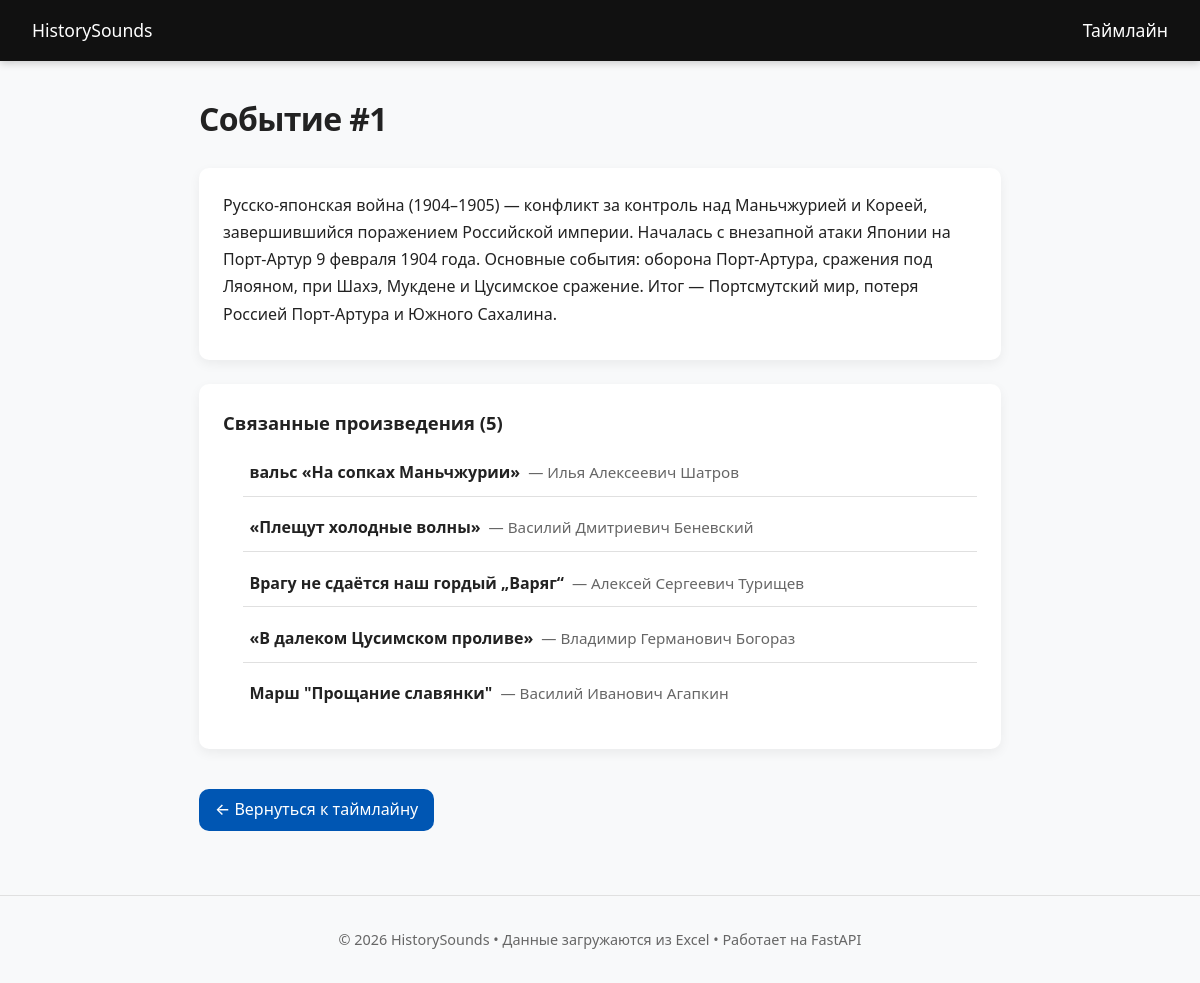
Screenshot of /event/1 with the database file from the repository.
### models/events.py (models this page shows)
class Event(Base):
    __tablename__ = "events"
    id = Column(Integer, primary_key=True, index=True, autoincrement=True)
    title = Column(String, nullable=True)
    description = Column(String, nullable=False)
    excel_id = Column(String, index=True)
    songs = relationship("Song", secondary=song_event, back_populates="events")

### models/songs.py (models this page shows)
class Song(Base):
    __tablename__ = "songs"
    id = Column(Integer, primary_key=True, index=True, autoincrement=True)
    name = Column(String, nullable=False)
    composer = Column(String, nullable=False)
    description = Column(Text, nullable=True)
    events = relationship("Event", secondary=song_event, back_populates="songs")

### app.py (the view)
@app.get("/event/{event_id}", response_class=HTMLResponse)
async def event_page(request: Request, event_id: int, db: Session = Depends(get_db)):
    event = db.query(Event).filter(Event.id == event_id).first()
    if not event:
        raise HTTPException(status_code=404, detail="Event not found")
    return templates.TemplateResponse(request, "event.html", {"event": event})

### templates/event.html (shortened to what this page needs)
{% extends "base.html" %}
{% block content %}
<article class="event-page">
  <div class="page-header">
    <h1>Событие #{{ event.id }}</h1>
  </div>
  <div class="card">
    <p>{{ event.description }}</p>
  </div>
  {% if event.songs %}
  <div class="card">
    <h3>Связанные произведения ({{ event.songs|length }})</h3>
    <ul class="song-list">
{% for song in event.songs %}
  <li>
    <a href="/song/{{ song.name | e }}" class="song-link">
      <span class="song-title">{{ song.name }}</span>
      <span class="song-composer">
        {% if song.composer and song.composer|lower not in ['nan','none','','?','—','-'] %}
          — {{ song.composer }}
        {% else %}
          — <em>Автор неизвестен</em>
        {% endif %}
      </span>
    </a>
  </li>
{% endfor %}
</ul>
  </div>
  {% else %}
  <div class="card">
    <p style="color:var(--text-muted); font-style:italic;">Нет связанных музыкальных произведений.</p>
  </div>
  {% endif %}
  <a href="/" class="back-btn">← Вернуться к таймлайну</a>
</article>
{% endblock %}

### templates/base.html (shortened to what this page needs)
<!DOCTYPE html>
<html lang="ru">
<head>
    <link rel="stylesheet" href="/static/style.css?v=4">
</head>
<body>
    <header>
        <a href="/" class="logo">HistorySounds</a>
        <nav><a href="/">Таймлайн</a></nav>
    </header>
    <main>
        {% block content %}{% endblock %}
    </main>
    <footer>
        <p>© 2026 HistorySounds • Данные загружаются из Excel • Работает на FastAPI</p>
    </footer>
</body>
</html>

### static/style.css (style rules this page uses)
:root { --primary: #0056b3; --primary-hover: #003d82; --bg: #f8f9fa; --card-bg: #ffffff; --text: #222; --text-muted: #666; --border: #e0e0e0; --shadow: 0 4px 12px rgba(0,0,0,0.06); --shadow-hover: 0 8px 24px rgba(0,0,0,0.12); --radius: 10px; --transition: 0.2s ease; }
* { box-sizing: border-box; margin: 0; padding: 0; }
html, body { font-family: system-ui, -apple-system, "Segoe UI", Roboto, sans-serif; line-height: 1.6; color: var(--text); background: var(--bg); min-height: 100vh; display: flex; flex-direction: column; }
header { display: flex; justify-content: space-between; align-items: center; padding: 1rem 2rem; background: #111; color: white; position: sticky; top: 0; z-index: 10; box-shadow: 0 2px 8px rgba(0,0,0,0.2); }
a { cursor: pointer; }
.song-list { list-style: none; padding: 0; }
.song-list li { border-bottom: 1px solid var(--border); transition: background 0.2s; }
.song-list li:last-child { border-bottom: none; }
.song-link { display: flex; align-items: baseline; gap: 0.5rem; padding: 0.6rem 0.4rem; text-decoration: none; color: var(--text); border-radius: 6px; transition: background 0.2s, color 0.2s; }
.song-title { font-weight: 600; }
.song-composer { color: var(--text-muted); font-size: 0.95rem; }
header a { color: white; text-decoration: none; font-weight: 500; font-size: 1.1rem; transition: opacity var(--transition); }
main { max-width: 850px; margin: 0 auto; padding: 2rem 1.5rem 4rem; flex: 1; width: 100%; }
h1 { margin-bottom: 0.5rem; font-size: 2rem; letter-spacing: -0.02em; }
.page-header { margin-bottom: 1.5rem; }
.page-header h1 { margin-bottom: 0.25rem; }
.card { background: var(--card-bg); padding: 1.5rem; border-radius: var(--radius); box-shadow: var(--shadow); margin-bottom: 1.5rem; }
.card h3 { margin-bottom: 0.75rem; font-size: 1.15rem; }
.card p, .card li { line-height: 1.7; margin-bottom: 0.5rem; }
.card ul { padding-left: 1.25rem; }
.back-btn { display: inline-flex; align-items: center; gap: 0.5rem; margin-top: 1rem; padding: 0.5rem 1rem; background: var(--primary); color: white; text-decoration: none; border-radius: var(--radius); font-weight: 500; transition: background var(--transition); }
footer { text-align: center; padding: 2rem 1rem; color: var(--text-muted); font-size: 0.9rem; border-top: 1px solid var(--border); margin-top: auto; }

### rows the page displays
Event: id "1", description "Русско-японская война (1904–1905) — конфликт за контроль над Маньчжурией и Кореей, завершившийся поражением Российской империи. Началась с внезапной атаки Японии на Порт-Артур 9 февраля 1904 года. Основные события: оборона Порт-Артура, сражения под Ляояном, при Шахэ, Мукдене и Цусимское сражение. Итог — Портсмутский мир, потеря Россией Порт-Артура и Южного Сахалина."
Song: name "вальс «На сопках Маньчжурии»", composer "Илья Алексеевич Шатров"
Song: name "«Плещут холодные волны»", composer "Василий Дмитриевич Беневский"
Song: name "Врагу не сдаётся наш гордый „Варяг“", composer "Алексей Сергеевич Турищев"
Song: name "«В далеком Цусимском проливе»", composer "Владимир Германович Богораз"
Song: name "Марш \"Прощание славянки\"", composer "Василий Иванович Агапкин"

### other values shown
{{ event.songs|length }} "5"
